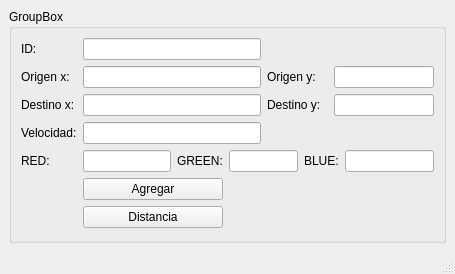
<?xml version="1.0" encoding="UTF-8"?>
<ui version="4.0">
 <class>MainWindow</class>
 <widget class="QMainWindow" name="MainWindow">
  <property name="geometry">
   <rect>
    <x>0</x>
    <y>0</y>
    <width>455</width>
    <height>274</height>
   </rect>
  </property>
  <property name="windowTitle">
   <string>MainWindow</string>
  </property>
  <widget class="QWidget" name="centralwidget">
   <layout class="QGridLayout" name="gridLayout">
    <item row="0" column="0">
     <widget class="QGroupBox" name="groupBox">
      <property name="title">
       <string>GroupBox</string>
      </property>
      <layout class="QGridLayout" name="gridLayout_2">
       <item row="0" column="0">
        <widget class="QLabel" name="label">
         <property name="text">
          <string>ID:</string>
         </property>
        </widget>
       </item>
       <item row="0" column="1" colspan="3">
        <widget class="QLineEdit" name="lineEdit"/>
       </item>
       <item row="1" column="0">
        <widget class="QLabel" name="label_2">
         <property name="text">
          <string>Origen x:</string>
         </property>
        </widget>
       </item>
       <item row="1" column="1" colspan="3">
        <widget class="QLineEdit" name="lineEdit_2"/>
       </item>
       <item row="1" column="4" colspan="2">
        <widget class="QLabel" name="label_6">
         <property name="text">
          <string>Origen y:</string>
         </property>
        </widget>
       </item>
       <item row="1" column="6" colspan="2">
        <widget class="QLineEdit" name="lineEdit_6"/>
       </item>
       <item row="2" column="0">
        <widget class="QLabel" name="label_3">
         <property name="text">
          <string>Destino x:</string>
         </property>
        </widget>
       </item>
       <item row="2" column="1" colspan="3">
        <widget class="QLineEdit" name="lineEdit_3"/>
       </item>
       <item row="2" column="4" colspan="2">
        <widget class="QLabel" name="label_7">
         <property name="text">
          <string>Destino y:</string>
         </property>
        </widget>
       </item>
       <item row="2" column="6" colspan="2">
        <widget class="QLineEdit" name="lineEdit_7"/>
       </item>
       <item row="3" column="0">
        <widget class="QLabel" name="label_4">
         <property name="text">
          <string>Velocidad:</string>
         </property>
        </widget>
       </item>
       <item row="3" column="1" colspan="3">
        <widget class="QLineEdit" name="lineEdit_4"/>
       </item>
       <item row="4" column="0">
        <widget class="QLabel" name="label_5">
         <property name="text">
          <string>RED:</string>
         </property>
        </widget>
       </item>
       <item row="4" column="1">
        <widget class="QLineEdit" name="lineEdit_5"/>
       </item>
       <item row="4" column="2">
        <widget class="QLabel" name="label_8">
         <property name="text">
          <string>GREEN:</string>
         </property>
        </widget>
       </item>
       <item row="4" column="3" colspan="2">
        <widget class="QLineEdit" name="lineEdit_8"/>
       </item>
       <item row="4" column="5" colspan="2">
        <widget class="QLabel" name="label_9">
         <property name="text">
          <string>BLUE:</string>
         </property>
        </widget>
       </item>
       <item row="4" column="7">
        <widget class="QLineEdit" name="lineEdit_9"/>
       </item>
       <item row="5" column="1" colspan="2">
        <widget class="QPushButton" name="pushButton">
         <property name="text">
          <string>Agregar</string>
         </property>
        </widget>
       </item>
       <item row="6" column="1" colspan="2">
        <widget class="QPushButton" name="pushButton_2">
         <property name="text">
          <string>Distancia</string>
         </property>
        </widget>
       </item>
      </layout>
     </widget>
    </item>
   </layout>
  </widget>
  <widget class="QMenuBar" name="menubar">
   <property name="geometry">
    <rect>
     <x>0</x>
     <y>0</y>
     <width>455</width>
     <height>21</height>
    </rect>
   </property>
  </widget>
  <widget class="QStatusBar" name="statusbar"/>
 </widget>
 <resources/>
 <connections/>
</ui>
